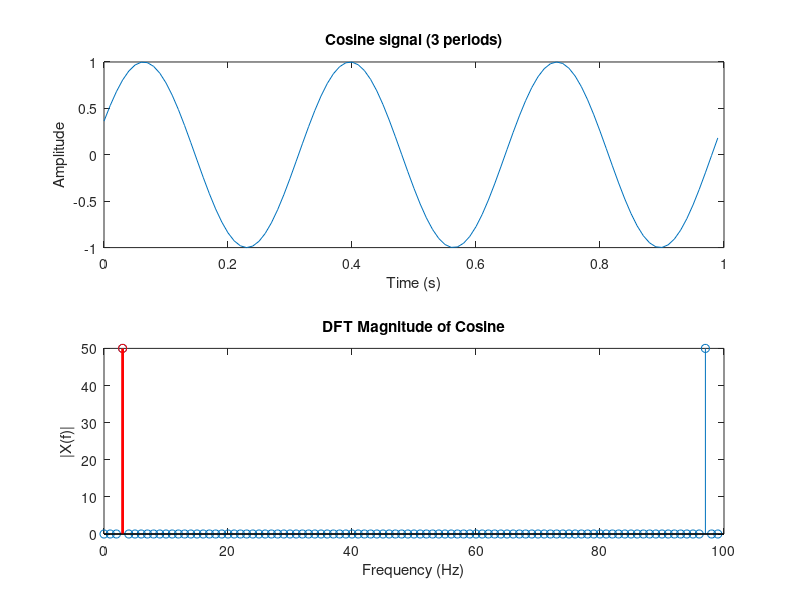
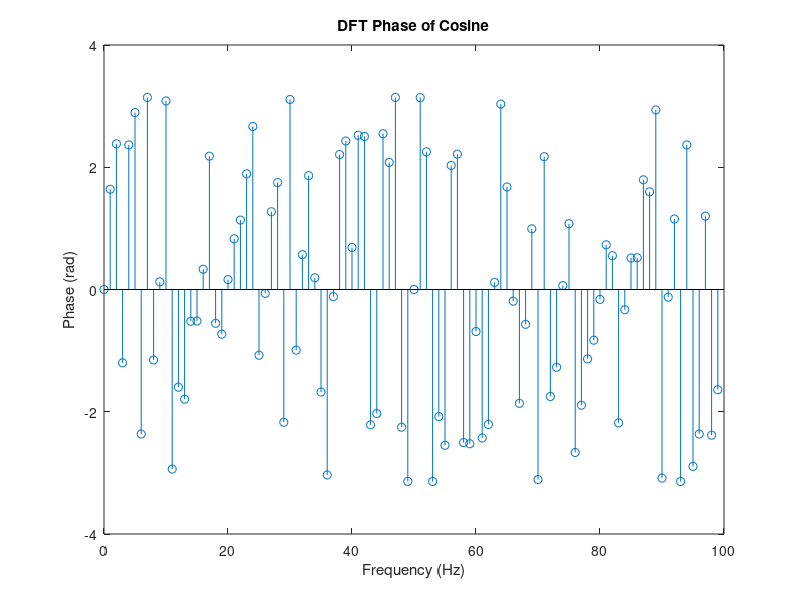

Source code (MATLAB) for these figures, in order:
% 1.2 DFT of a Cosine: This section helps us to understand what the DFT of a simple cosine looks like. 
% A cosine in the time domain corresponds to two spikes in the frequency domain, one at the positive frequency, and one at the negative frequency.
% Create a cosine with random phase, such that exactly 3 periods fit into N = 100 samples.

% Parameters
N = 100;            % Total samples
fs = 100;             % Sampling frequency (Hz)
Ts = 1/fs;            % Sampling time (seconds)
T = N * Ts;           % Total duration (seconds)

% Frequency and Phase
num_periods = 3;                    % 3 periods in the whole signal
f_cos = num_periods / T;            % Frequency of the cosine
phi = 2*pi*rand();                   % Random phase in [0, 2π]

% Time vector
t = (0:N-1) * Ts;

% Generate cosine signal
x = cos(2*pi*f_cos*t + phi);

% Compute DFT
X = fft(x);

% Frequency axis in Hz (for plotting)
f = (0:N-1) * (fs/N);

% Plot time domain signal
figure;
subplot(2,1,1);
plot(t, x);
xlabel('Time (s)');
ylabel('Amplitude');
title('Cosine signal (3 periods)');

% Plot DFT (magnitude and phase)
subplot(2,1,2);
stem(f, abs(X)); hold on;
xlabel('Frequency (Hz)');
ylabel('|X(f)|');
title('DFT Magnitude of Cosine');

% Highlight peak (cosine frequency)
[~, peak_bin] = max(abs(X(1:N/2)));  % Find main peak in the first half (positive frequencies)
stem(f(peak_bin), abs(X(peak_bin)), 'r', 'LineWidth', 2);

% Phase plot
figure;
stem(f, angle(X));
xlabel('Frequency (Hz)');
ylabel('Phase (rad)');
title('DFT Phase of Cosine');

disp(['Cosine frequency: ', num2str(f_cos), ' Hz']);
disp(['Detected peak at bin: ', num2str(peak_bin), ' corresponding to frequency: ', num2str(f(peak_bin)), ' Hz']);

% 3 periods fit perfectly into 100 samples, so no leakage.
% The DFT should show two peaks, one at +f and one at -f (or conjugate symmetric mirror).
% The phase will match the randomly chosen phase.
